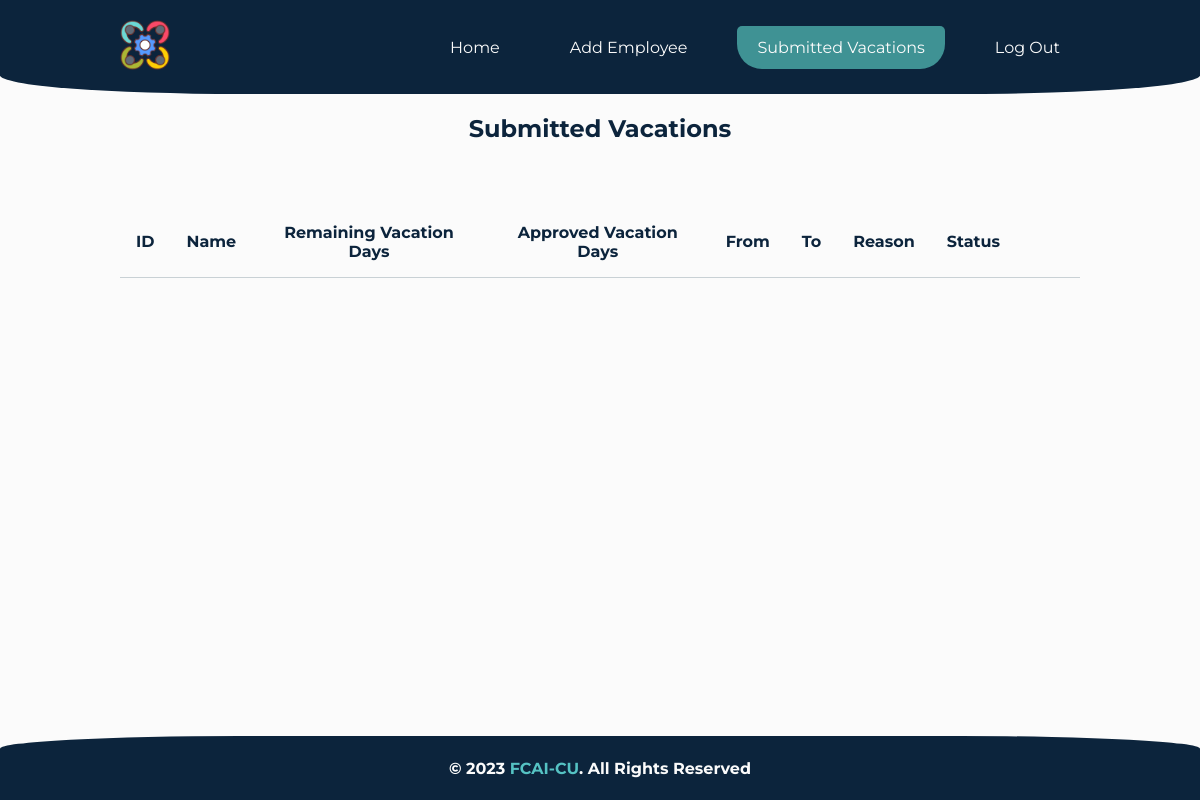
Before: /vacations/ (signed in) with the older database file.
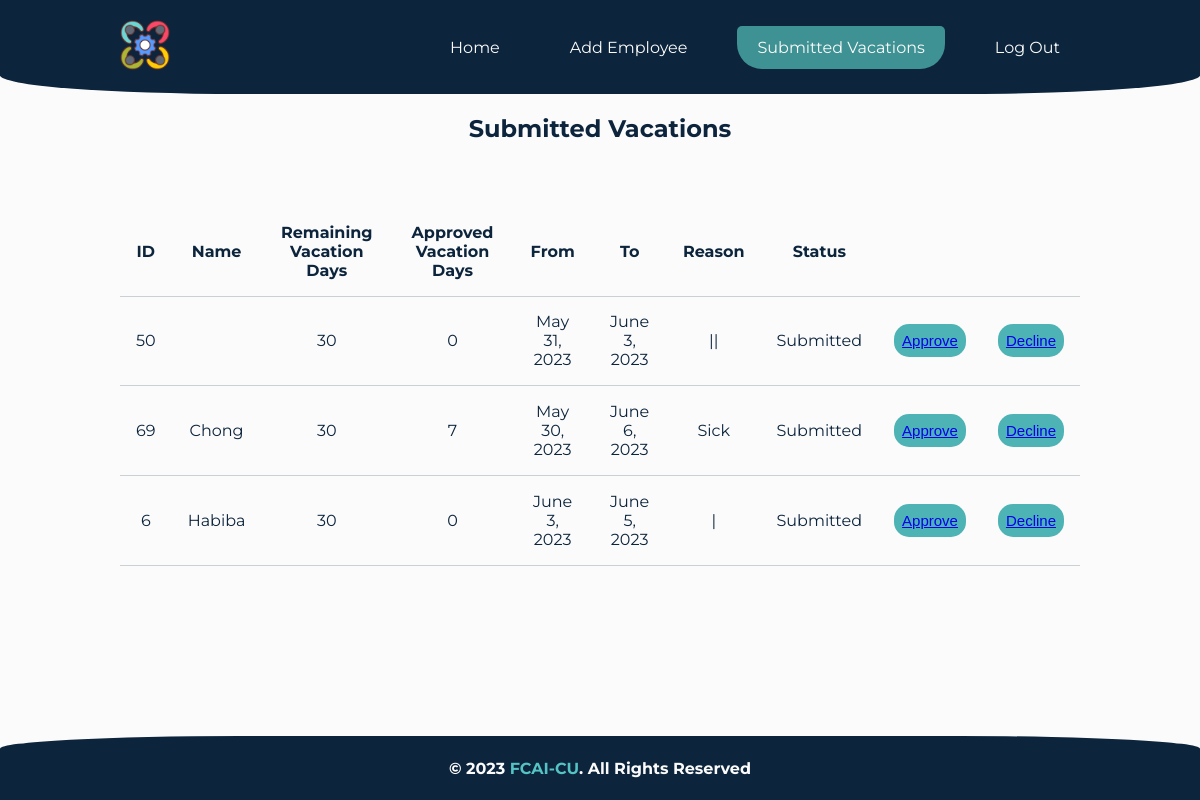
After: the same page with the newer database file.
### pages/models.py (models this page shows, shortened)
class Vacation(models.Model):
    Employee_ID = models.ForeignKey(Employee, on_delete=models.CASCADE)
    Name = models.CharField(max_length=15)
    From = models.DateField()
    To = models.DateField()
    Reason = models.TextField()
    Status = models.TextField(default='Submitted')

class Employee(models.Model):
    GENDER_CHOICES = [
        ('male', 'Male'),
        ('female', 'Female'),
    ]
    MARITAL_STATUS_CHOICES = [
        ('single', 'Single'),
        ('taken', 'Taken'),
        ('married', 'Married'),
        ('divorced', 'Divorced'),
        ('widowed', 'Widowed'),
    ]
    ID = models.IntegerField(primary_key=True)
    Name = models.CharField(max_length=15)
    Remaining_vacation_days = models.IntegerField(default=30)
    Approved_vacation_days = models.IntegerField(default=0)
    Email = models.EmailField(max_length=254)
    Address = models.CharField(max_length=100)
    Phone = models.CharField(max_length=11)
    Salary = models.CharField(max_length=20)
    Date_of_birth = models.DateField()
    Gender = models.CharField(max_length=6, choices=GENDER_CHOICES)
    Marital_status = models.CharField(
        max_length=10, choices=MARITAL_STATUS_CHOICES)
    objects = models.Manager()
    def __str__(self):
        return str(self.ID)

### pages/views.py (the view)
# urls.py: path('vacations/', views.vacations, name='vacations'),
def vacations(request):
    if 'username' in request.session and not request.session['username'] == '':
        vacations = Vacation.objects.select_related('Employee_ID').all()
        context = {'vacations': vacations}
        return render(request, 'pages/vacations.html', context)
    else:
        return redirect('login')

### templates/pages/vacations.html (shortened to what this page needs)
{% extends 'base.html' %}
{% load static %}
{% block styles %}
<link rel="stylesheet" href="{% static 'style/vacations.css' %}">
{% endblock styles %}
{% block content %}
<h2>Submitted Vacations</h2>
<br>
<div class="tData">
    <table style="text-align: center;" id="table">
        <tr>
            <th>ID</th>
            <th>Name</th>
            <th>Remaining Vacation Days</th>
            <th>Approved Vacation Days</th>
            <th>From</th>
            <th>To</th>
            <th>Reason</th>
            <th>Status</th>
            <th></th>
            <th></th>
        </tr>
        <tr>
            {% for vac in vacations %}
            <tr>
                <td>{{vac.Employee_ID}}</td>
                <td>{{vac.Name}}</td>
                <td>{{vac.Employee_ID.Remaining_vacation_days}}</td>
                <td>{{vac.Employee_ID.Approved_vacation_days}}</td>
                <td>{{vac.From}}</td>
                <td>{{vac.To}}</td>
                <td>{{vac.Reason}}</td>
                <td>{{vac.Status}}</td>
                <td><button class='accept'>
                    <a class='link' href="{% url 'approveVac' id=vac.Employee_ID %}">Approve</a>
                </button></td>
                <td><button class='reject'>
                    <a class='link' href="{% url 'declineVac' id=vac.Employee_ID %}">Decline</a>
                </button></td>
            </tr>
            {% endfor %}
        </tr>
    </table>
</div>
{% endblock content %}

### templates/base.html (shortened to what this page needs)
{% load static %}
<!DOCTYPE html>
<html>
<head>
    <link rel="stylesheet" href="{% static 'style/general.css' %}">
    {% block styles %}
    {% endblock styles %}
</head>
<body>
    <header>
        <div>
            <a href="{% url 'login' %}" title="Go to login page"><img src="{% static 'images/resources.png' %}"
                    alt="HR-image" width="50"></a>
        </div>
        <nav>
            <li>
                <a href="{% url 'home' %}">Home</a>
            </li>
            <li>
                <a href="{% url 'add' %}">Add Employee</a>
            </li>
            <li>
                <a href="{% url 'vacations' %}">Submitted Vacations</a>
            </li>
            <li>
                <a href="{% url 'login' %}">Log Out</a>
            </li>
        </nav>
    </header>
    <main>
        {% block content %}
        {% endblock content %}
    </main>
    <footer>
        <h4>&copy; 2023 <span>FCAI-CU</span>. All rights reserved</h4>
    </footer>
</body>
</html>

### project/static/style/general.css (style rules this page uses)
:root { --grey: #C9D1D5; --darkgrey: #818c98; --darkblue: #0C243C; --turquoise: #55C2C3; --applewhite: #fbfbfb; --darkturq: #3f9294; }
body { background-color: var(--applewhite); margin: 0; font-family: 'Montserrat', sans-serif; text-align: center; color: var(--darkblue); min-height: 100vh; display: flex; flex-direction: column; text-transform: capitalize; }
header { display: flex; background-color: var(--darkblue); padding: 20px 10%; justify-content: space-between; align-items: center; border-bottom-left-radius: 20%; border-bottom-right-radius: 20%; }
nav { display: flex; width: 80%; list-style: none; gap: 30px; text-align: center; justify-content: end; }
nav a { color: var(--applewhite); text-decoration: none; font-size: medium; position: relative; border-top-right-radius: 5px; border-top-left-radius: 5px; border-bottom-right-radius: 25px; border-bottom-left-radius: 25px; padding: 12px 20px; }
nav a.active, nav a:hover { color: var(--applewhite); background-color: #3f9294; }
main { padding: 0 10%; }
footer { background-color: var(--darkblue); padding: 1px 10%; border-top-left-radius: 20%; border-top-right-radius: 20%; bottom: 0; max-width: 100%; color: var(--applewhite); margin-top: auto; }
footer span { color: var(--turquoise); }

### project/static/style/vacations.css (style rules this page uses)
:root { --grey: #C9D1D5; --darkgrey: #818c98; --darkblue: #0C243C; --turquoise: #55C2C3; --applewhite: #fbfbfb; --darkturq: #4eb3b5; }
table { border-collapse: collapse; margin: 25px auto; }
th, td { text-align: center; padding: 16px; border-bottom: 1px solid var(--grey); }
.accept, .reject { background-color: var(--darkturq); color: var(--applewhite); font-size: 15px; border-radius: 15px; border: none; text-decoration: none; padding: 8px; cursor: pointer; }
.tData { margin: auto; overflow-x: auto; }

Changed rows visible on the page:
added Vacation: Employee_ID "50", Employee_ID.Remaining_vacation_days "30", Employee_ID.Approved_vacation_days "0", From "May 31, 2023", To "June 3, 2023", Reason "||", Status "Submitted"
added Vacation: Employee_ID "69", Name "Chong", Employee_ID.Remaining_vacation_days "30", Employee_ID.Approved_vacation_days "7", From "May 30, 2023", To "June 6, 2023", Reason "Sick", Status "Submitted"
added Vacation: Employee_ID "6", Name "Habiba", Employee_ID.Remaining_vacation_days "30", Employee_ID.Approved_vacation_days "0", From "June 3, 2023", To "June 5, 2023", Reason "|", Status "Submitted"
